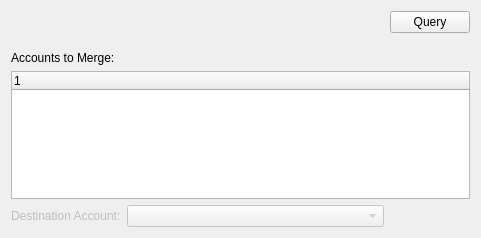
<?xml version="1.0" encoding="UTF-8"?>
<ui version="4.0">
 <comment>This file is part of the xTuple ERP: PostBooks Edition, a free and
open source Enterprise Resource Planning software suite,
Copyright (c) 1999-2019 by OpenMFG LLC, d/b/a xTuple.
It is licensed to you under the Common Public Attribution License
version 1.0, the full text of which (including xTuple-specific Exhibits)
is available at www.xtuple.com/CPAL.  By using this software, you agree
to be bound by its terms.</comment>
 <class>crmaccountMergePickAccountsPage</class>
 <widget class="QWizardPage" name="crmaccountMergePickAccountsPage">
  <property name="geometry">
   <rect>
    <x>0</x>
    <y>0</y>
    <width>481</width>
    <height>238</height>
   </rect>
  </property>
  <property name="windowTitle">
   <string>WizardPage</string>
  </property>
  <property name="title">
   <string>Select the Accounts to Merge</string>
  </property>
  <property name="subTitle">
   <string>Select the Accounts you want to merge together from the list below. Then, at the bottom of the screen, choose which of those Accounts they should be merged into.</string>
  </property>
  <layout class="QGridLayout" name="gridLayout">
   <item row="0" column="0" rowspan="3" colspan="2">
    <widget class="ParameterWidget" name="_filter"/>
   </item>
   <item row="4" column="0" colspan="2">
    <widget class="XLabel" name="_sourcesLit">
     <property name="text">
      <string>Accounts to Merge:</string>
     </property>
     <property name="buddy">
      <cstring>_sources</cstring>
     </property>
    </widget>
   </item>
   <item row="5" column="0" colspan="5">
    <widget class="XTreeWidget" name="_sources">
     <property name="sizePolicy">
      <sizepolicy hsizetype="Expanding" vsizetype="Expanding">
       <horstretch>0</horstretch>
       <verstretch>5</verstretch>
      </sizepolicy>
     </property>
     <property name="selectionMode">
      <enum>QAbstractItemView::MultiSelection</enum>
     </property>
    </widget>
   </item>
   <item row="6" column="0">
    <widget class="XLabel" name="_targetLit">
     <property name="enabled">
      <bool>false</bool>
     </property>
     <property name="text">
      <string>Destination Account:</string>
     </property>
    </widget>
   </item>
   <item row="6" column="1" colspan="3">
    <widget class="XComboBox" name="_target">
     <property name="enabled">
      <bool>false</bool>
     </property>
     <property name="allowNull">
      <bool>true</bool>
     </property>
     <property name="nullStr">
      <string>[ Keep this Account ]</string>
     </property>
    </widget>
   </item>
   <item row="0" column="4">
    <widget class="QPushButton" name="_query">
     <property name="text">
      <string>Query</string>
     </property>
    </widget>
   </item>
   <item row="1" column="4">
    <spacer name="verticalSpacer">
     <property name="orientation">
      <enum>Qt::Vertical</enum>
     </property>
     <property name="sizeHint" stdset="0">
      <size>
       <width>20</width>
       <height>0</height>
      </size>
     </property>
    </spacer>
   </item>
   <item row="0" column="3">
    <spacer name="horizontalSpacer">
     <property name="orientation">
      <enum>Qt::Horizontal</enum>
     </property>
     <property name="sizeHint" stdset="0">
      <size>
       <width>40</width>
       <height>20</height>
      </size>
     </property>
    </spacer>
   </item>
  </layout>
 </widget>
 <customwidgets>
  <customwidget>
   <class>ParameterWidget</class>
   <extends>QWidget</extends>
   <header>parameterwidget.h</header>
  </customwidget>
  <customwidget>
   <class>XComboBox</class>
   <extends>QComboBox</extends>
   <header>xcombobox.h</header>
  </customwidget>
  <customwidget>
   <class>XLabel</class>
   <extends>QLabel</extends>
   <header>xlabel.h</header>
  </customwidget>
  <customwidget>
   <class>XTreeWidget</class>
   <extends>QTreeWidget</extends>
   <header>xtreewidget.h</header>
   <container>1</container>
  </customwidget>
 </customwidgets>
 <resources/>
 <connections/>
</ui>
